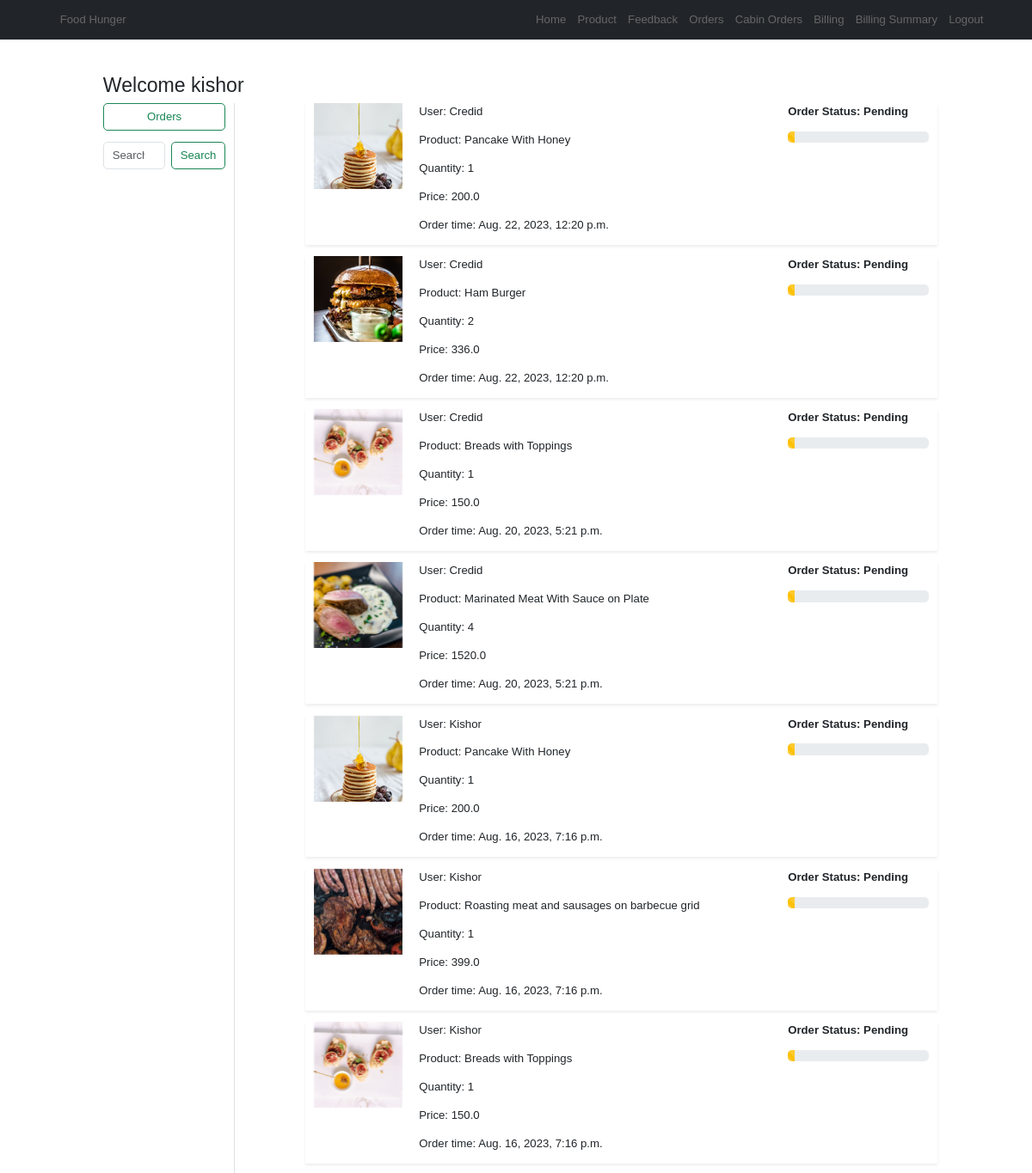
/inventory/orderplaced/ (signed in), run on the app's committed database.
### app/models.py (models this page shows, shortened)
class OrderPlaced(models.Model):
    user = models.ForeignKey(User,on_delete=models.CASCADE)
    customer = models.ForeignKey(Customer,on_delete=models.CASCADE)
    product = models.ForeignKey(Product,on_delete=models.CASCADE)
    quantity = models.PositiveIntegerField(default=1)
    ordered_date = models.DateTimeField(auto_now_add=True)
    status = models.CharField(max_length=50,choices=STATUS_CHOICES, default='Pending')
    @property
    def total_cost(self):
        return self.quantity * self.product.discounted_price

class Product(models.Model):
    title = models.CharField(max_length=100)
    selling_price = models.FloatField()
    discounted_price = models.FloatField()
    description = models.TextField()
    composition = models.TextField(default='')
    prodapp = models.TextField(default='')
    category = models.CharField(choices=CATEGORY_CHOICES, max_length=2)
    product_image = models.ImageField(upload_to='product')

### inventory/views.py (the view)
# urls.py: path("orderplaced/", orderplaced, name = "orderplaced"),
@login_required
def orderplaced(request):
    orderplaced = OrderPlaced.objects.all().order_by('-ordered_date')
    return render(request, "inventory/orderplaced.html", locals())

### inventory/templates/inventory/orderplaced.html (shortened to what this page needs)
{% extends "inventory/layout.html" %}
{% load static %}
{% block content %}
<div class="container my-5">
 <div class="row">
 <h3>Welcome {{request.user}}</h3>
  <div class="col-sm-2 border-end">
   <ul class="list-unstyled">
    <li class="d-grid"><a href="#" class="btn btn-outline-success w-100">Orders</a></li>
   </ul>
   <form class="d-flex" method="GET" action="{% url 'searchorderplaced' %}">
    <input class="form-control me-2" type="search" placeholder="Search" aria-label="Search" name="searchorderplaced">
    <button class="btn btn-outline-success" type="submit">Search</button>
</form>
  </div>
  <div class="col-sm-9 offset-sm-1">
    {% for op in orderplaced %}
    <a style = "curser: pointer; curser: hand;" onclick="window.location = '{% url 'view_orderplaced' op.id %}'">
        <div class="row shadow-sm mb-3">
            <div class="col-sm-2 card-body-animation-left" style="max-height: 100px; max-width: 200px;">
                <img src="{{op.product.product_image.url}}" alt="" srcset="" class="img-fluid" style="height: 100px; width: 200px; object-fit: cover;">
            </div>
            <div class="col-sm-7 card-body-animation-left">
                <p style="text-transform: capitalize;">User: {{op.user}}</p>
                <p>Product: {{op.product.title}}</p>
                <p>Quantity: {{op.quantity}}</p>
                <p>Price: {{op.total_cost}}</p>
                <p>Order time: {{op.ordered_date}}
            </div>
            <div class="col-sm-3 fw-bold card-body-animation-right">
                <p>Order Status: {{op.status}}</p>
                {% if op.status == 'Pending' %}
            <div class="progress">
                <div class="progress-bar progress-bar-striped progress-bar-animated bg-warning" role="progressbar" style="width: 5%" aria-valuenow="500" aria-valuemin="0" aria-valuemax="10">
                </div>
            </div>
            {% endif %}
        </div>
    </div>
</a>
{% endfor %}
  </div>
 </div>
</div>
{% endblock content %}

### static/css/style.css (style rules this page uses)
:root { --green:#27ae60; --black:#192a56; --light-color:#666; --box-shadow:0 .5rem 1.5rem rgba(0,0,0,.1); }
* { font-family: 'Nunito', sans-serif; margin:0; padding:0; box-sizing: border-box; text-decoration: none; outline: none; border:none; transition: all .2s linear; }
html { font-size: 82.5%; overflow-x: hidden; scroll-padding-top: 5.5rem; scroll-behavior: smooth; }
form { max-width: 500px; margin: 0 auto; }
.card-body-animation-left { opacity: 0; transform: translateX(-100%); animation: slide-in 1s forwards; }
.card-body-animation-right { opacity: 0; transform: translateX(100%); animation: slide-in 2s forwards; }

### data on the page
OrderPlaced: product.product_image (picture), user "Credid", product "Pancake With Honey", quantity "1", total_cost "200.0", ordered_date "Aug. 22, 2023, 12:20 p.m.", status "Pending"
OrderPlaced: product.product_image (picture), user "Credid", product "Ham Burger", quantity "2", total_cost "336.0", ordered_date "Aug. 22, 2023, 12:20 p.m.", status "Pending"
OrderPlaced: product.product_image (picture), user "Credid", product "Breads with Toppings", quantity "1", total_cost "150.0", ordered_date "Aug. 20, 2023, 5:21 p.m.", status "Pending"
OrderPlaced: product.product_image (picture), user "Credid", product "Marinated Meat With Sauce on Plate", quantity "4", total_cost "1520.0", ordered_date "Aug. 20, 2023, 5:21 p.m.", status "Pending"
OrderPlaced: product.product_image (picture), user "Kishor", product "Pancake With Honey", quantity "1", total_cost "200.0", ordered_date "Aug. 16, 2023, 7:16 p.m.", status "Pending"
OrderPlaced: product.product_image (picture), user "Kishor", product "Roasting meat and sausages on barbecue grid", quantity "1", total_cost "399.0", ordered_date "Aug. 16, 2023, 7:16 p.m.", status "Pending"
OrderPlaced: product.product_image (picture), user "Kishor", product "Breads with Toppings", quantity "1", total_cost "150.0", ordered_date "Aug. 16, 2023, 7:16 p.m.", status "Pending"

### other printed values
{{ request.user }} "kishor"
